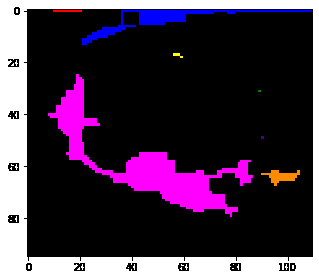
#> input picture sample 7.png, 319 x 280 px, found by its file name
$ jupyter execute 'FSSP Image analysis.ipynb'
#> lines starting #> are read from the running program, lines starting #| are printed output that depends on the picture; after the words box and inside, x2 and y2 are one past the last pixel; in counts of white or black regions, pixels touching at a corner belong together
**<h2>Importing Libraries**

[cell 1]
import numpy as np
import matplotlib.pyplot as plt
import cv2 as cv
from scipy import ndimage
from skimage import io,color,measure

**<h2>Uploading the Image**

[cell 2]
img=cv.imread('Sample 7.png',0)
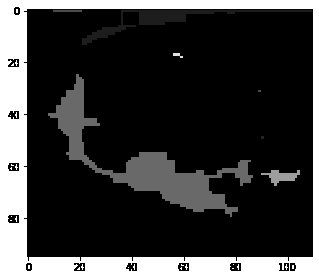
#> img: shape (280, 319); min 0, max 255, mean 58.5
pixels_to_um=0.5

[cell 3]
io.imshow(img)

[cell 4]
plt.hist(img.flat,bins=100,range=(0,255))
plt.show()
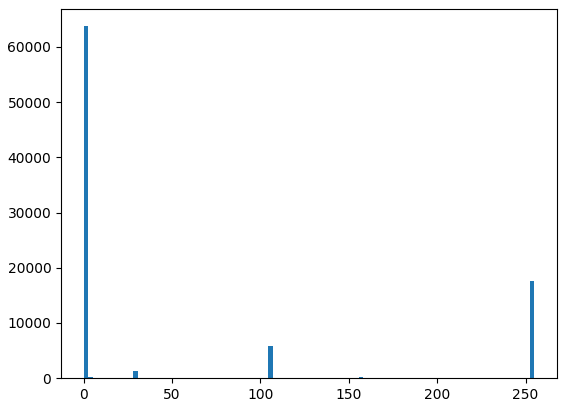
#> figure drawn by matplotlib, 1 panel; tallest bar 63744 high, from x = 0 to 2.55

**<h2>Threshold Image**

[cell 5]
ret,thresh=cv.threshold(img,0,255,cv.THRESH_BINARY+cv.THRESH_OTSU)
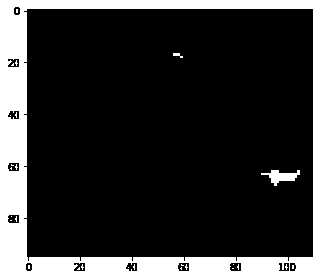
#> thresh: shape (280, 319); 20.1% white; 27 white regions (24 under 20 px), largest, box (x1, y1, x2, y2) and area: (0, 0, 319, 280) 17526, (261, 170, 300, 186) 292, (173, 53, 183, 58) 27
#> ret = 105

[cell 6]
ret
#> Out = 105

[cell 7]
io.imshow(thresh)

**<h2>Creating an Eroded Image**

[cell 8]
from google.colab.patches import cv2_imshow
kernel=np.ones((3,3),np.uint8)
eroded=cv.erode(thresh,kernel,iterations=1)
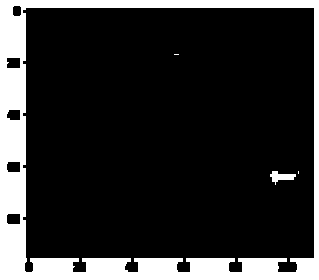
#> eroded: shape (280, 319); 18% white; 4 white regions (2 under 20 px), largest, box (x1, y1, x2, y2) and area: (0, 0, 319, 280) 15870, (270, 171, 296, 185) 177
cv2_imshow(eroded)
cv.waitKey(0)

**<h2> Dilating the Image**

[cell 9]
dilated=cv.erode(eroded,kernel,iterations=1)
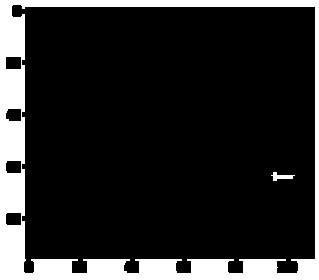
#> dilated: shape (280, 319); 16% white; 2 white regions, box (x1, y1, x2, y2) and area: (0, 0, 319, 280) 14222, (271, 172, 295, 181) 104
cv2_imshow(dilated)
cv.waitKey(0)

**<h2> Creating a Mask Image**

[cell 10]
mask= dilated==255
#> mask: shape (280, 319) bool; 16% white; 2 white regions
io.imshow(mask)

**<h2> Labeling The Spot weld**

[cell 11]
s=[[1,1,1],[1,1,1],[1,1,1]]
label_mask,num_labels=ndimage.label(mask,structure=s)
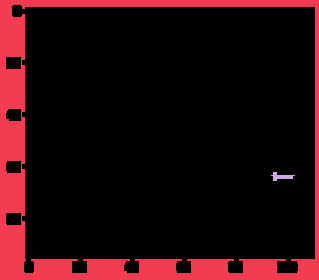
#> label_mask: shape (280, 319) int32; 3 distinct labels, from 0 to 2; one colour per label, 0 black
#> num_labels = 2
img2=color.label2rgb(label_mask,bg_label=0)
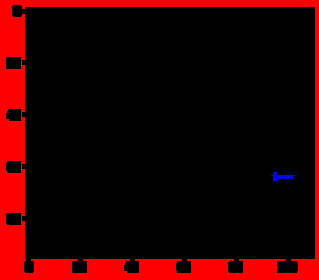
#> img2: shape (280, 319, 3) float64; mean R, G, B 0.159, 0, 0.00116
io.imshow(img2)

**<h2>Getting the properties and Storing them as a CSV file**

[cell 12]
clusters=measure.regionprops(label_mask,img)
#> clusters = 2 regions; box (x1, y1, x2, y2) and area: (0, 0, 319, 280) 14222, (271, 172, 295, 181) 104

[cell 13]
propList = ['Area',
            'equivalent_diameter', #Added... verify if it works
            'orientation', #Added, verify if it works. Angle btwn x-axis and major axis.
            'MajorAxisLength',
            'MinorAxisLength',
            'Perimeter',
            'MinIntensity',
            'MeanIntensity',
            'MaxIntensity']

[cell 14]
output_file = open('image1_measurements.csv', 'w')
output_file.write(',' + ",".join(propList) + '\n') #join strings in array by commas, leave first cell blank
#First cell blank to leave room for header (column names)

for cluster_props in clusters:
    #output cluster properties to the excel file
    output_file.write(str(cluster_props['Label']))
    for i,prop in enumerate(propList):
        if(prop == 'Area'):
            to_print = cluster_props[prop]*pixels_to_um**2   #Convert pixel square to um square
        elif(prop == 'orientation'):
            to_print = cluster_props[prop]*57.2958  #Convert to degrees from radians
        elif(prop.find('Intensity') < 0):          # Any prop without Intensity in its name
            to_print = cluster_props[prop]*pixels_to_um
        else:
            to_print = cluster_props[prop]     #Reamining props, basically the ones with Intensity in its name
        output_file.write(',' + str(to_print))
    output_file.write('\n')
#> this loop made 2 passes
output_file.close()

$ run again, with Sample 1.png copied over sample 7.png
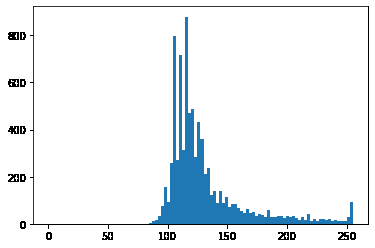
#> input picture Sample 1.png, 375 x 248 px, found by its file name
#> thresh: shape (248, 375); 91.4% white; 20 black regions, largest, box (x1, y1, x2, y2) and area: (30, 6, 369, 229) 7102, (8, 32, 19, 40) 74, (8, 79, 19, 87) 67
#> ret = 99
#> eroded: shape (248, 375); 86.8% white; 12 black regions, largest, box (x1, y1, x2, y2) and area: (29, 5, 370, 230) 10518, (337, 231, 357, 241) 195, (7, 31, 27, 41) 194
#> dilated: shape (248, 375); 82.7% white; 1 black region, box (x1, y1, x2, y2) and area: (6, 4, 371, 242) 16044
#> mask: shape (248, 375) bool; 82.7% white; 1 black region
#> `label_mask,num_labels=ndimage.label(mask,structure=s)`:
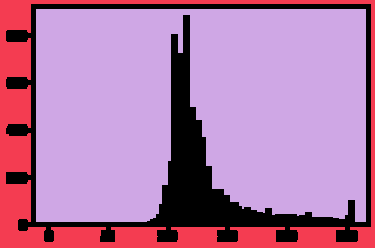
#> label_mask: shape (248, 375) int32; 3 distinct labels, from 0 to 2; one colour per label, 0 black
#> num_labels = 2
#> `img2=color.label2rgb(label_mask,bg_label=0)`:
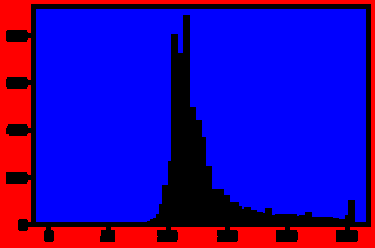
#> img2: shape (248, 375, 3) float64; mean R, G, B 0.157, 0, 0.671
#> clusters = 2 regions; box (x1, y1, x2, y2) and area: (36, 9, 366, 222) 62387, (0, 0, 375, 248) 14569
#> the loop `for cluster_props in clusters:` made 2 passes

$ run again, with Sample 2.png copied over sample 7.png
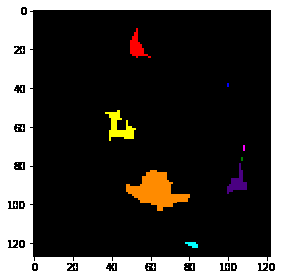
#> input picture Sample 2.png, 283 x 280 px, found by its file name
#> `ret,thresh=cv.threshold(img,0,255,cv.THRESH_BINARY+cv.THRESH_OTSU)`:
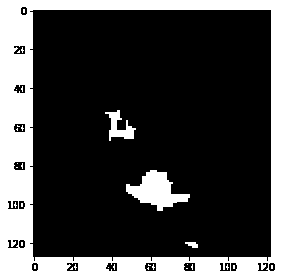
#> thresh: shape (280, 283); 26.8% white; 32 white regions (28 under 20 px), largest, box (x1, y1, x2, y2) and area: (0, 0, 283, 280) 19289, (126, 170, 190, 211) 1301, (105, 110, 136, 141) 409, (185, 242, 198, 248) 54
#> ret = 105
#> eroded: shape (280, 283); 23.7% white; 6 white regions (2 under 20 px), largest, box (x1, y1, x2, y2) and area: (0, 0, 283, 280) 17447, (127, 171, 189, 210) 1087, (110, 111, 133, 138) 251, (189, 243, 197, 247) 20
#> dilated: shape (280, 283); 21.1% white; 3 white regions, box (x1, y1, x2, y2) and area: (0, 0, 283, 280) 15700, (128, 172, 186, 209) 885, (111, 114, 132, 137) 139
#> mask: shape (280, 283) bool; 21.1% white; 3 white regions
#> label_mask: shape (280, 283) int32; 4 distinct labels, from 0 to 3
#> num_labels = 3
#> `img2=color.label2rgb(label_mask,bg_label=0)`:
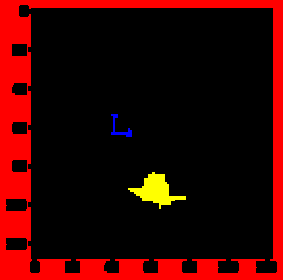
#> img2: shape (280, 283, 3) float64; mean R, G, B 0.209, 0.0112, 0.00175
#> clusters = 3 regions; box (x1, y1, x2, y2) and area: (0, 0, 283, 280) 15700, (128, 172, 186, 209) 885, (111, 114, 132, 137) 139
#> the loop `for cluster_props in clusters:` made 3 passes

$ run again, with Sample 3.png copied over sample 7.png
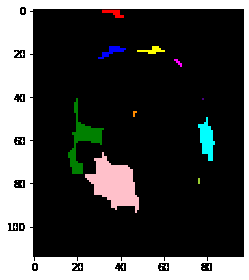
#> input picture Sample 3.png, 249 x 280 px, found by its file name
#> thresh: shape (280, 249); 27.1% white; 30 white regions (26 under 20 px), largest, box (x1, y1, x2, y2) and area: (0, 0, 249, 280) 16527, (85, 152, 139, 213) 1713, (198, 117, 215, 161) 419, (137, 46, 165, 54) 104
#> ret = 105
#> eroded: shape (280, 249); 24.1% white; 4 white regions, box (x1, y1, x2, y2) and area: (0, 0, 249, 280) 15023, (86, 157, 138, 209) 1475, (199, 123, 214, 160) 301, (149, 47, 160, 53) 36
#> dilated: shape (280, 249); 21.5% white; 4 white regions (1 under 20 px), largest, box (x1, y1, x2, y2) and area: (0, 0, 249, 280) 13517, (89, 158, 137, 206) 1265, (202, 126, 211, 159) 201
#> mask: shape (280, 249) bool; 21.5% white; 4 white regions (1 under 20 px)
#> label_mask: shape (280, 249) int32; 5 distinct labels, from 0 to 4
#> num_labels = 4
#> `img2=color.label2rgb(label_mask,bg_label=0)`:
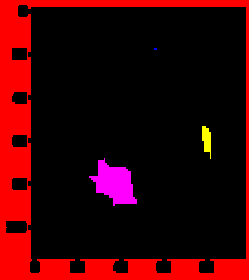
#> img2: shape (280, 249, 3) float64; mean R, G, B 0.215, 0.00288, 0.0182
#> clusters = 4 regions; box (x1, y1, x2, y2) and area: (0, 0, 249, 280) 13517, (89, 158, 137, 206) 1265, (202, 126, 211, 159) 201, (154, 48, 157, 50) 6
#> the loop `for cluster_props in clusters:` made 4 passes
